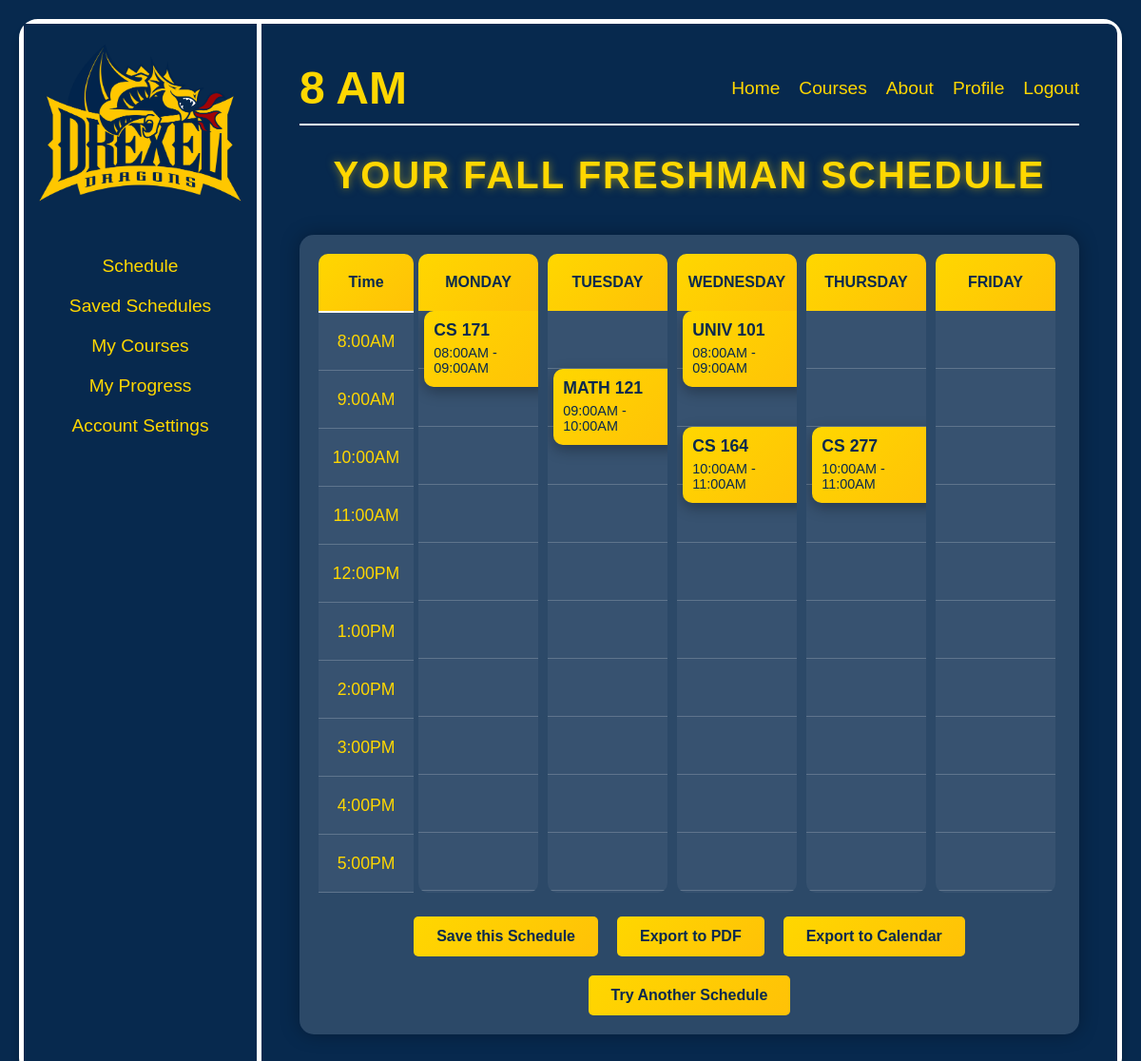
Screenshot of /display_schedule?schedule_id=3 (signed in) with the database file from the repository.
### app.py (models this page shows)
class Course(db.Model):
    crn = db.Column(db.Integer, primary_key=True)
    course_code = db.Column(db.String(50), nullable=False)
    course_name = db.Column(db.String(150), nullable=False)
    start_time = db.Column(db.String(10), nullable=False)
    end_time = db.Column(db.String(10), nullable=False)
    day = db.Column(db.String(10), nullable=False)

### app.py (the view)
@app.route('/display_schedule')
@login_required
def display_schedule():
    logger.debug(f"Accessing display_schedule for user {current_user.id}, session: {session}, args: {request.args}")
    schedule_id = request.args.get('schedule_id', session.get('schedule_id'), type=int)
    logger.debug(f"Schedule ID: {schedule_id}, source: {'request.args' if request.args.get('schedule_id') else 'session' if session.get('schedule_id') else 'none'}")
    schedule = session.get('schedule', [])
    if schedule_id:
        saved_schedule = Schedule.query.get(schedule_id)
        if saved_schedule and saved_schedule.user_id == current_user.id:
            courses_selected = list(set([course for course in [
                saved_schedule.course1, saved_schedule.course2, saved_schedule.course3,
                saved_schedule.course4, saved_schedule.course5
            ] if course]))
            logger.debug(f"Regenerating schedule ID {schedule_id} with courses {courses_selected}")
            schedule = generate_schedule(
                courses_selected,
                saved_schedule.start_time,
                saved_schedule.end_time,
                saved_schedule.spacing
            )
            if schedule:
                session['schedule'] = schedule
                session['schedule_id'] = schedule_id
                session['courses_selected'] = courses_selected
                session['start_time'] = saved_schedule.start_time
                session['end_time'] = saved_schedule.end_time
                session['spacing'] = saved_schedule.spacing
                logger.info(f"Regenerated schedule ID {schedule_id} for user {current_user.id}")
            else:
                logger.warning(f"Failed to regenerate schedule ID {schedule_id}")
                flash('Could not regenerate schedule. Please try again or create a new one.', 'error')
                logger.info("Redirecting to /schedule due to regeneration failure")
                return redirect(url_for('schedule'))
        else:
            logger.warning(f"Invalid or unauthorized schedule ID {schedule_id} for user {current_user.id}")
            flash('Invalid schedule ID or unauthorized access. Please generate a new schedule.', 'error')
            logger.info("Redirecting to /schedule due to invalid schedule ID")
            return redirect(url_for('schedule'))
    if not schedule:
        logger.error(f"No schedule available for user {current_user.id}")
        flash('No schedule generated. Please select courses and try again.', 'error')
        logger.info("Redirecting to /schedule due to no schedule")
        return redirect(url_for('schedule'))
    logger.info(f"Displaying schedule for user {current_user.id}, schedule_id={schedule_id}")
    return render_template('schedule_result.html', schedule=schedule, schedule_id=schedule_id, time_to_minutes=time_to_minutes)

### app.py (called while the page is built)
@login_manager.user_loader
def load_user(user_id):
    return User.query.get(int(user_id))

### templates/schedule_result.html (shortened to what this page needs)
<!DOCTYPE html>
<html lang="en">
<head>
    <link rel="stylesheet" href="{{ url_for('static', filename='styles.css') }}">
</head>
<body>
    <div class="container">
        <div class="sidebar">
            <img src="{{ url_for('static', filename='drexel_logo.png') }}" alt="Drexel Logo" class="logo">
            <ul class="sidebar-menu">
                <li><a href="{{ url_for('schedule') }}">Schedule</a></li>
                <li><a href="{{ url_for('saved_schedules') }}">Saved Schedules</a></li>
                <li><a href="#">My Courses</a></li>
                <li><a href="#">My Progress</a></li>
                <li><a href="{{ url_for('profile') }}">Account Settings</a></li>
            </ul>
        </div>
        <div class="main-content">
            <nav class="navbar">
                <span class="time">8 AM</span>
                <ul class="nav-links">
                    <li><a href="{{ url_for('dashboard') }}">Home</a></li>
                    <li><a href="#">Courses</a></li>
                    <li><a href="#">About</a></li>
                    <li><a href="{{ url_for('profile') }}">Profile</a></li>
                    <li><a href="{{ url_for('logout') }}">Logout</a></li>
                </ul>
            </nav>
            <h1>Your Fall Freshman Schedule</h1>
            <div id="scheduleContainer" class="schedule-container">
                {% if schedule and schedule|length > 0 %}
                    <div class="schedule-grid">
                        <div class="time-column">
                            <div class="time-header">Time</div>
                            {% for i in range(8, 18) %}
                                <div class="time-slot">{{ (i % 12) or 12 }}:00{{ 'AM' if i < 12 else 'PM' }}</div>
                            {% endfor %}
                        </div>
                        <div class="days-container">
                            {% for day in ['Monday', 'Tuesday', 'Wednesday', 'Thursday', 'Friday'] %}
                                <div class="day-column">
                                    <div class="day-header">{{ day }}</div>
                                    <div class="day-slots">
                                        {% for i in range(8, 18) %}
                                            <div class="slot">
                                                {% for event in schedule %}
                                                    {% if event[0] == day %}
                                                        {% set start_minutes = time_to_minutes(event[3]) %}
                                                        {% set end_minutes = time_to_minutes(event[4]) %}
                                                        {% set slot_start = i * 60 %}
                                                        {% if start_minutes >= slot_start and start_minutes < slot_start + 60 %}
                                                            <div class="course-card" style="height:{{ ((end_minutes - start_minutes) / 60 * 60) if end_minutes and start_minutes else 0 }}px; top:{{ ((start_minutes - slot_start) / 60 * 60) if start_minutes else 0 }}px;">
                                                                <div class="course-title">{{ event[1] }}</div>
                                                                <div class="course-time">{{ event[3] }} - {{ event[4] }}</div>
                                                            </div>
                                                        {% endif %}
                                                    {% endif %}
                                                {% endfor %}
                                            </div>
                                        {% endfor %}
                                    </div>
                                </div>
                            {% endfor %}
                        </div>
                    </div>
                {% else %}
                    <p class="no-schedule">No schedule generated. Try adjusting your preferences!</p>
                {% endif %}
                <div class="button-container">
                    {% if schedule and schedule|length > 0 %}
                        <button onclick="saveSchedule()" class="export-btn save-btn">Save this Schedule</button>
                    {% endif %}
                    <button onclick="exportToPDF()" class="export-btn">Export to PDF</button>
                    <div class="export-calendar-container">
                        <button class="export-btn export-calendar-btn" aria-haspopup="true" aria-expanded="false">Export to Calendar</button>
                    </div>
                    <button class="export-btn" id="try-another-schedule">Try Another Schedule</button>
                </div>
            </div>
        </div>
    </div>
</body>
</html>

### static/styles.css (style rules this page uses)
body { margin: 0; font-family: Arial, sans-serif; background-color: #07294E; color: #FFD700; overflow-x: hidden; }
.container { display: flex; min-height: 100vh; border: 5px solid white; box-shadow: 0 9px 8px rgba(0, 0, 0, 0.2); margin: 20px; border-radius: 20px; background-color: #07294E; }
.sidebar { width: 250px; background-color: #07294E; color: white; padding: 20px; display: flex; flex-direction: column; align-items: center; text-align: center; border-right: 5px solid white; box-sizing: border-box; }
.logo { width: 215px; margin-bottom: 20px; display: block; }
.sidebar-menu { list-style: none; padding: 0; width: 100%; }
.sidebar-menu li { margin: 20px 0; }
.sidebar-menu a { color: #FFD700; text-decoration: none; font-size: 1.2em; transition: color 0.3s; }
.main-content { flex-grow: 1; padding: 40px; color: #FFD700; background-color: #07294E; border-radius: 0 10px 10px 0; }
.navbar { display: flex; justify-content: space-between; align-items: center; border-bottom: 2px solid white; padding-bottom: 10px; margin-bottom: 30px; }
.time { font-size: 3em; font-weight: bold; }
.nav-links { list-style: none; display: flex; gap: 20px; padding: 0; margin: 0; }
.nav-links a { color: #FFD700; text-decoration: none; font-size: 1.2em; transition: color 0.3s; }
h1 { text-align: center; margin: 0 0 40px; font-size: 2.5em; letter-spacing: 2px; text-transform: uppercase; color: #FFD700; text-shadow: 0 0 10px rgba(255, 215, 0, 0.5); }
button, .generate-btn, .action-btn { background: linear-gradient(135deg, #FFD700, #FFC107); color: #07294E; border: none; padding: 12px 24px; cursor: pointer; border-radius: 5px; font-size: 1em; font-weight: bold; transition: transform 0.3s, box-shadow 0.3s; }
.schedule-container { background: rgba(255, 255, 255, 0.15); padding: 20px; border-radius: 15px; box-shadow: 0 0 20px rgba(0, 0, 0, 0.3); }
.schedule-grid { display: flex; }
.time-column { width: 100px; display: flex; flex-direction: column; }
.time-header { height: 60px; background: linear-gradient(135deg, #FFD700, #FFC107); color: #07294E; font-weight: bold; display: flex; align-items: center; justify-content: center; border-bottom: 2px solid white; border-radius: 10px 10px 0 0; }
.time-slot { height: 60px; display: flex; align-items: center; justify-content: center; background-color: rgba(255, 255, 255, 0.05); border-bottom: 1px solid rgba(255, 255, 255, 0.2); font-size: 1.1em; }
.days-container { display: flex; flex-grow: 1; }
.day-column { flex: 1; display: flex; flex-direction: column; margin: 0 5px; }
.day-header { height: 60px; background: linear-gradient(135deg, #FFD700, #FFC107); color: #07294E; font-weight: bold; display: flex; align-items: center; justify-content: center; border-radius: 10px 10px 0 0; text-transform: uppercase; }
.day-slots { position: relative; flex-grow: 1; background-color: rgba(255, 255, 255, 0.05); border-radius: 0 0 10px 10px; overflow: hidden; }
.slot { height: 60px; border-bottom: 1px solid rgba(255, 255, 255, 0.2); position: relative; }
.course-card { position: absolute; width: 90%; left: 5%; background: linear-gradient(135deg, #FFD700, #FFC107); color: #07294E; padding: 10px; border-radius: 10px; box-shadow: 0 5px 15px rgba(0, 0, 0, 0.3); animation: slideIn 0.5s ease-out forwards; }
.course-title { font-weight: bold; font-size: 1.1em; margin-bottom: 5px; }
.course-time { font-size: 0.9em; }
.button-container { display: flex; flex-wrap: wrap; gap: 20px; justify-content: center; margin-top: 25px; }
.export-btn { background: linear-gradient(135deg, #FFD700, #FFC107); color: #07294E; border: none; padding: 12px 24px; cursor: pointer; border-radius: 5px; font-size: 1em; font-weight: bold; transition: transform 0.3s, box-shadow 0.3s; min-width: 140px; text-align: center; }
.save-btn { background: linear-gradient(135deg, #FFD700, #FFC107); color: #07294E; padding: 12px 24px; font-size: 1em; min-width: 140px; }
.export-calendar-container { position: relative; display: inline-block; }

### rows the page displays
Course: course_code "CS 171", start_time "08:00AM", end_time "09:00AM"
Course: course_code "MATH 121", start_time "09:00AM", end_time "10:00AM"
Course: course_code "UNIV 101", start_time "08:00AM", end_time "09:00AM"
Course: course_code "CS 164", start_time "10:00AM", end_time "11:00AM"
Course: course_code "CS 277", start_time "10:00AM", end_time "11:00AM"

### other values shown
{{ (i % 12) or 12 }} "8" "9" "10" "11" "12" "1" "2" "3" "4" "5"
{{ 'AM' if i < 12 else 'PM' }} "AM" "AM" "AM" "AM" "PM" "PM" "PM" "PM" "PM" "PM"
{{ day }} "MONDAY" "TUESDAY" "WEDNESDAY" "THURSDAY" "FRIDAY"
